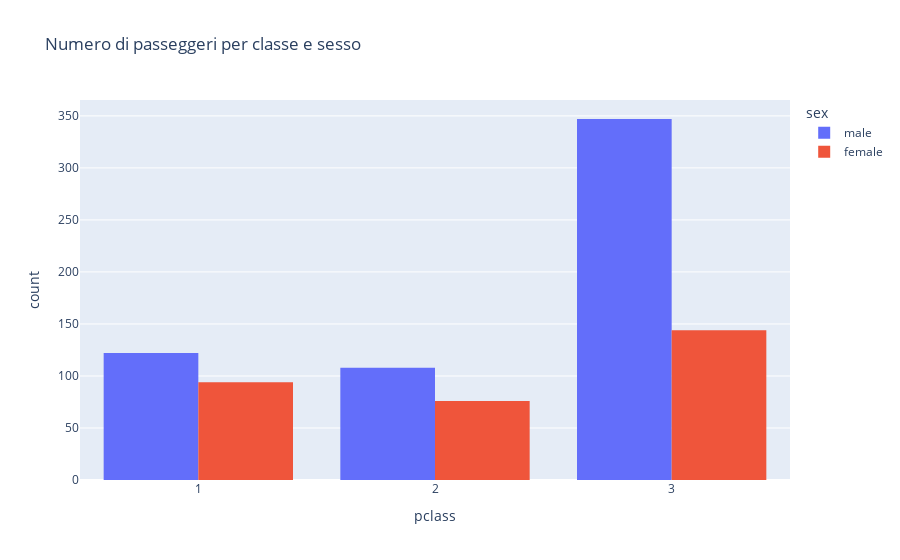

Notebook code for this chart:
### Code cell
fig = px.histogram(df, x='pclass', color='sex', barmode='group',
                   title='Numero di passeggeri per classe e sesso')
fig.show()

### Figure 1 — Plotly figure (JSON) as saved in the notebook; plotly's stock layout.template omitted (floating-point values rounded to 4 significant figures; data arrays with more than 128 entries replaced by an {"elided": "..."} marker saying what was removed)
{"data": [{"alignmentgroup": "True", "bingroup": "x", "hovertemplate": "sex=male<br>pclass=%{x}<br>count=%{y}<extra></extra>", "legendgroup": "male", "marker": {"color": "#636efa", "pattern": {"shape": ""}}, "name": "male", "offsetgroup": "male", "orientation": "v", "showlegend": true, "type": "histogram", "x": {"elided": "577 int values"}, "xaxis": "x", "yaxis": "y"}, {"alignmentgroup": "True", "bingroup": "x", "hovertemplate": "sex=female<br>pclass=%{x}<br>count=%{y}<extra></extra>", "legendgroup": "female", "marker": {"color": "#EF553B", "pattern": {"shape": ""}}, "name": "female", "offsetgroup": "female", "orientation": "v", "showlegend": true, "type": "histogram", "x": {"elided": "314 int values"}, "xaxis": "x", "yaxis": "y"}], "layout": {"barmode": "group", "legend": {"title": {"text": "sex"}, "tracegroupgap": 0}, "title": {"text": "Numero di passeggeri per classe e sesso"}, "xaxis": {"anchor": "y", "domain": [0, 1], "title": {"text": "pclass"}}, "yaxis": {"anchor": "x", "domain": [0, 1], "title": {"text": "count"}}}}
